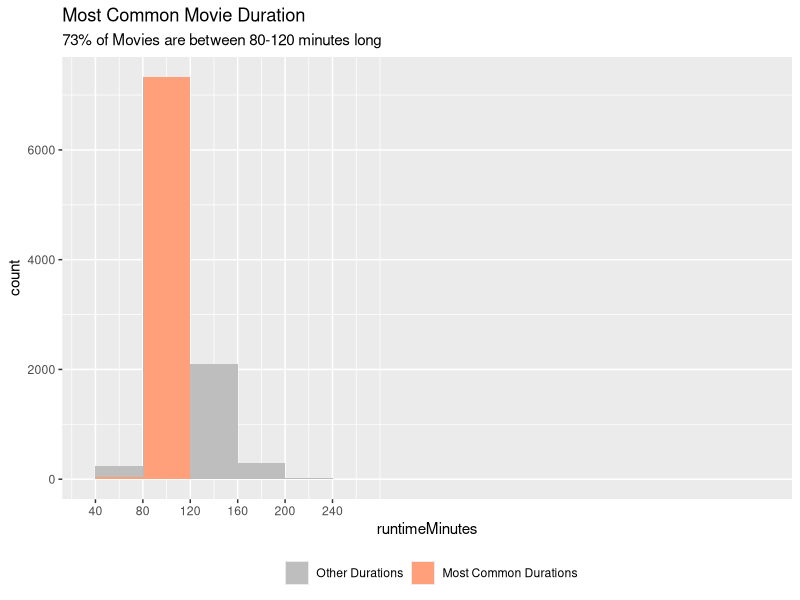
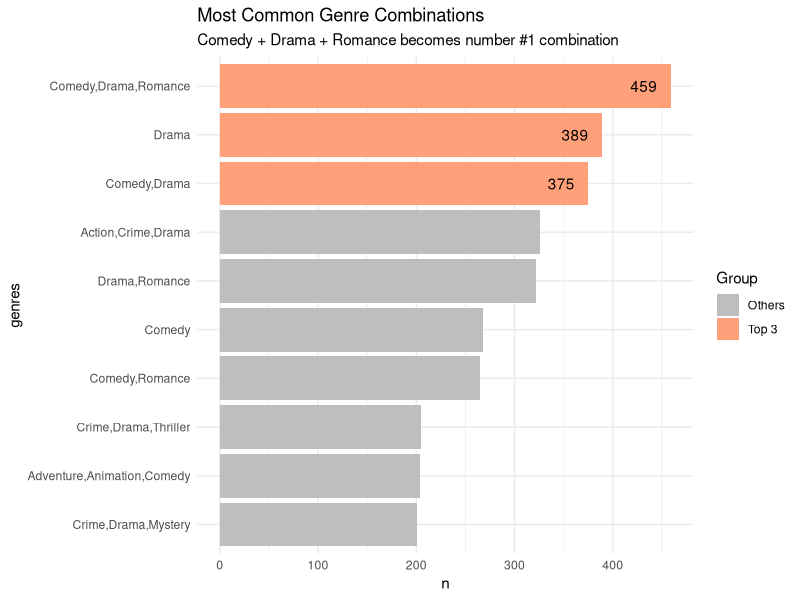
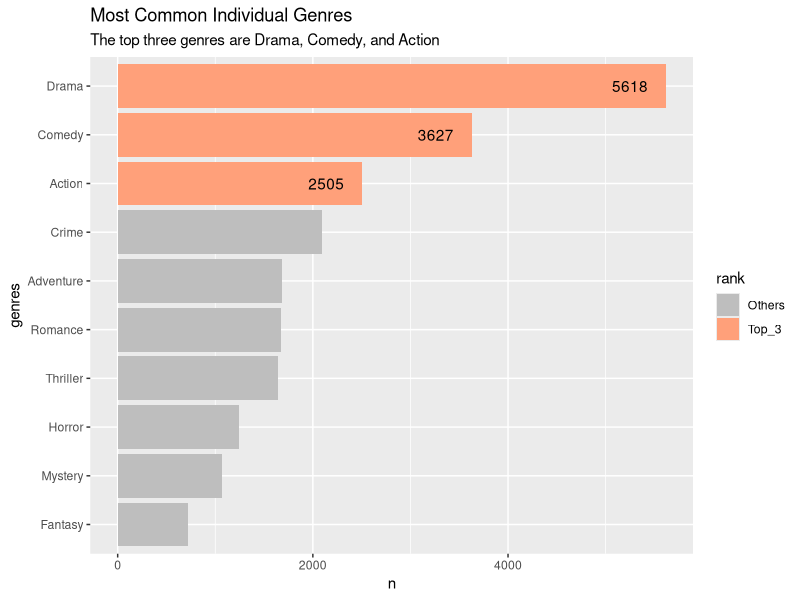

Recreate these plots in R, in order.
## ---- chunk 1
#| output: false

library(tidyverse)
df <- read_csv('top_10_000_movies.csv', na = '\\N')
df <- df |> 
  mutate(genres = fct_rev(fct_infreq(genres)))
df_unnested_genre <- df |> 
  mutate(genres = str_split(genres, ',')) |> 
  unnest_longer(genres) |> 
  mutate(genres = fct_rev(fct_infreq(genres)))
## ---- chunk 2
df |> 
  ggplot(aes(runtimeMinutes)) +
  geom_histogram(aes(fill = runtimeMinutes >= 80 & runtimeMinutes <= 120), 
                 binwidth = 40, boundary = 0, na.rm = TRUE) +
  scale_x_continuous(breaks = seq(0, 240, 40)) +
  scale_fill_manual(values = c("FALSE" = "grey", "TRUE" = "#FFA07A"),
                    labels = c("FALSE" = "Other Durations", "TRUE" = "Most Common Durations")) +
  labs(fill = "",
       title =  "Most Common Movie Duration",
       subtitle = '73% of Movies are between 80-120 minutes long') +
  theme(legend.position = "bottom")
## ---- chunk 3
df |> 
  count(genres) |> 
  arrange(desc(n)) |>
  mutate(is_top3 = ifelse(row_number() <= 3, "Top 3", "Others")) |>  # Flag top 5
  slice_head(n = 10) |> 
  ggplot(aes(n, genres, fill = is_top3)) +  # Use fill aesthetic to differentiate
  geom_col() +
  geom_text(aes(label = ifelse(is_top3 == "Top 3", n, "")), hjust = 1.5) +
  scale_fill_manual(values = c("Top 3" = "#FFA07A", "Others" = "grey")) +  # Highlight top 5
  theme_minimal() +
  labs(fill = "Group",
       title = 'Most Common Genre Combinations',
       subtitle = 'Comedy + Drama + Romance becomes number #1 combination')
## ---- chunk 4
df_unnested_genre |> 
  count(genres) |> 
  arrange(desc(n)) |> 
  slice_head(n = 10) |> 
  mutate(rank = if_else(row_number() <= 3, 'Top_3', 'Others')) |> 
  ggplot(aes(genres, n, fill = rank)) +
  geom_col() +
  geom_text(aes(label = ifelse(rank == "Top_3", n, "")), hjust = 1.5) +
  scale_fill_manual(values = c('Top_3' = '#FFA07A', 'Others' = 'grey')) +
  coord_flip() +
  labs(title = 'Most Common Individual Genres',
       subtitle = 'The top three genres are Drama, Comedy, and Action')
